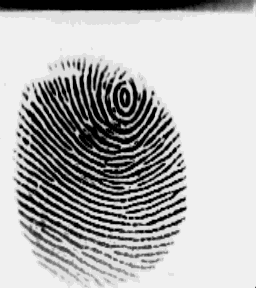
#> input picture watermarking_DWT_Python/Finger.bmp, 256 x 288 px
$ jupyter execute Watermarking_DWT.ipynb
#> lines starting #> are read from the running program, lines starting #| are printed output that depends on the picture; after the words box and inside, x2 and y2 are one past the last pixel; in counts of white or black regions, pixels touching at a corner belong together
### watermarking_DWT_Python/Watermarking_LSB.py
import numpy as np
import cv2 as cv
import matplotlib.pyplot as plt
from PIL import Image

# Function that loads images
def loadImage(path):
#> called with path = 'Finger.bmp'
    with Image.open(path) as img:
#> img is the input picture: PIL image 256x288 L; min 0, max 240, mean 178.4
#| (288, 256)
#> call 2 of loadImage, with path = 'ID.png'
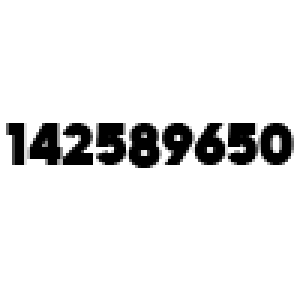
#> input picture watermarking_DWT_Python/ID.png, 100 x 100 px (shown 3 times larger)
#> in loadImage, img is the input picture: PIL image 100x100 RGBA; mean R, G, B, A 231.8, 231.8, 231.8, 255
        image = np.array(img)
    return image

# Function used for binarization
def watermarkProcessing(watermark):
    watermark_gray = cv.cvtColor(watermark, cv.COLOR_RGB2GRAY)  # Convert to grayscale if needed
    _, watermarkP = cv.threshold(watermark_gray, 127, 1, cv.THRESH_BINARY)
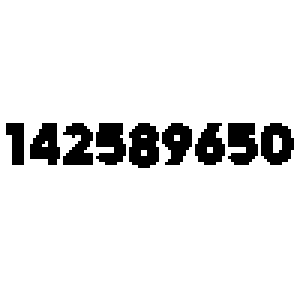
#> watermarkP: shape (100, 100) (shown 3 times larger); values 0 (black) and 1 (white), 91.1% white; 9 black regions, largest, box (x1, y1, x2, y2) and area: (43, 41, 53, 56) 120, (76, 41, 86, 55) 109, (87, 41, 98, 55) 109
    return watermarkP

# Watermarking function using the LSB method
# [50 lines left out: functions watermarking_LSB, main, not called in this run]

# [2 lines that do not run on import are left out]

### watermarking_DWT_Python/Watermarking_DWT.ipynb
[cell 1]
import pywt
import numpy as np
import cv2
from Watermarking_LSB import loadImage, watermarkProcessing
import matplotlib.pyplot as plt

[cell 2]
fingerprint = loadImage("Finger.bmp")

plt.figure()
plt.imshow(fingerprint, cmap='gray')
plt.show()

print(fingerprint.shape)

[cell 3]
watermark = loadImage("ID.png")
watermark = watermarkProcessing(watermark)

plt.figure()
plt.imshow(watermark, cmap='gray')
plt.show()

print(watermark.shape)
#| (100, 100)

[cell 4]
fingerprint = fingerprint / 255
watermark = watermark / 255

[cell 5]
coeffs2 = pywt.dwt2(fingerprint, 'haar')
LL, (LH, HL, HH) = coeffs2
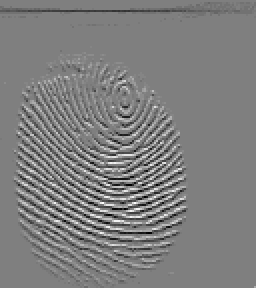
#> LH: shape (144, 128) float64 (shown 2 times larger); min -0.627, max 0.627, mean -0.00258; drawn with min black and max white
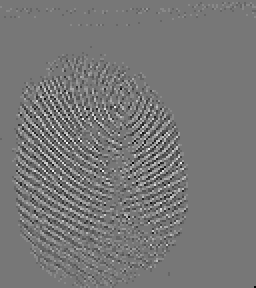
#> HH: shape (144, 128) float64 (shown 2 times larger); min -0.22, max 0.251, mean 6.3e-05; drawn with min black and max white


'''alpha = 0.1  # Scaling factor for embedding
LH_watermarked = LH + alpha * watermark'''

[cell 6]
watermark = cv2.resize(watermark, (LH.shape[1], LH.shape[0]))
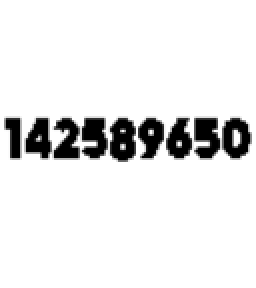
#> watermark: shape (144, 128) float64 (shown 2 times larger); min 0, max 0.00392, mean 0.00357; drawn with min black and max white

plt.figure()
plt.imshow(watermark, cmap='gray')
plt.show()

[cell 7]
LH.shape
#> Out = (144, 128)

[cell 8]
alpha = 2  # Scaling factor for embedding
#LH = LH.astype(np.uint8)
LH_watermarked = LH + alpha * watermark
#LH_watermarked = LH_watermarked.astype(np.uint8)

[cell 9]
watermarked_coeffs = LL, (LH_watermarked, HL, HH)
watermarked_image = pywt.idwt2(watermarked_coeffs, 'haar')

[cell 10]
watermarked_image[50][50]
#> Out = 0.945

[cell 11]
watermarked_image = watermarked_image * 255

watermarked_image = watermarked_image.astype(np.uint8)
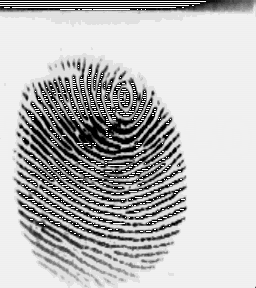
#> watermarked_image: shape (288, 256); min 0, max 255, mean 187.8

[cell 12]
watermarked_image[50][50]
#> Out = 241

[cell 13]
plt.figure()
plt.imshow(watermarked_image, cmap='gray')
plt.show()

[cell 14]
coeffs2_watermarked = pywt.dwt2(watermarked_image, 'haar')
LL_w, (LH_w, HL_w, HH_w) = coeffs2_watermarked
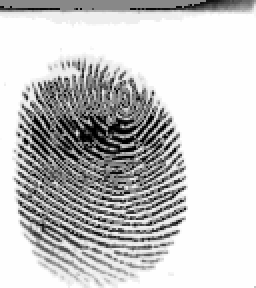
#> LL_w: shape (144, 128) float64 (shown 2 times larger); min 0, max 480, mean 375.7; drawn with min black and max white
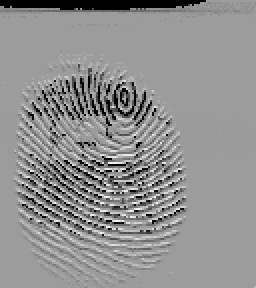
#> LH_w: shape (144, 128) float64 (shown 2 times larger); min -254, max 163, mean -17.8; drawn with min black and max white
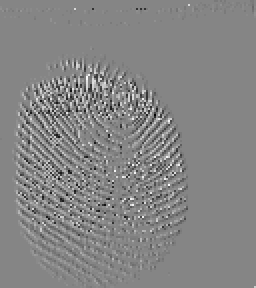
#> HL_w: shape (144, 128) float64 (shown 2 times larger); min -193, max 176, mean -0.1; drawn with min black and max white
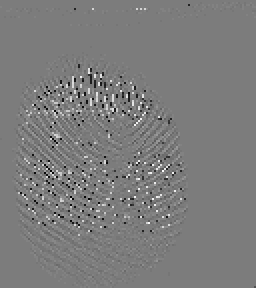
#> HH_w: shape (144, 128) float64 (shown 2 times larger); min -168, max 176.5, mean 0.1; drawn with min black and max white

[cell 15]
coeffs2_original = pywt.dwt2(fingerprint, 'haar')
LL_o, (LH_o, HL_o, HH_o) = coeffs2_original

[cell 16]
alpha = 2  # The same scaling factor used during embedding
extracted_watermark = (LH_w - LH_o) / alpha
